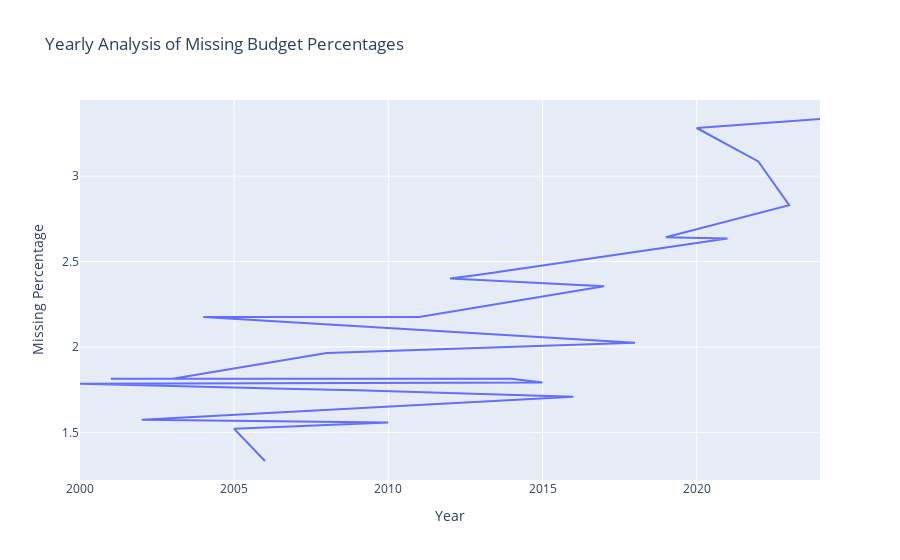

Notebook cell for this chart:
### Code cell
plt.figure(figsize = (5, 5))
budget_missing_df = (missing_budget_df.groupby("Year").size() / df.shape[0] * 100).sort_values(ascending = False).reset_index(name = 'Missing Percentage')
fig = px.line(
    budget_missing_df,
    x = 'Year',
    y = 'Missing Percentage',
    title = 'Yearly Analysis of Missing Budget Percentages'
)
fig.show()

### Figure 1 — Plotly figure (JSON) as saved in the notebook; plotly's stock layout.template omitted (floating-point values rounded to 4 significant figures)
{"data": [{"hovertemplate": "Year=%{x}<br>Missing Percentage=%{y}<extra></extra>", "legendgroup": "", "line": {"color": "#636efa", "dash": "solid"}, "marker": {"symbol": "circle"}, "mode": "lines", "name": "", "orientation": "v", "showlegend": false, "type": "scatter", "x": [2024, 2020, 2022, 2023, 2019, 2021, 2013, 2012, 2017, 2011, 2004, 2018, 2008, 2003, 2001, 2014, 2015, 2000, 2007, 2009, 2016, 2002, 2010, 2005, 2006], "xaxis": "x", "y": [3.334, 3.282, 3.086, 2.83, 2.642, 2.634, 2.424, 2.401, 2.356, 2.175, 2.175, 2.025, 1.964, 1.814, 1.814, 1.814, 1.791, 1.784, 1.754, 1.746, 1.709, 1.573, 1.558, 1.52, 1.332], "yaxis": "y"}], "layout": {"autosize": true, "legend": {"tracegroupgap": 0}, "title": {"text": "Yearly Analysis of Missing Budget Percentages"}, "xaxis": {"anchor": "y", "autorange": true, "domain": [0, 1], "range": [2000, 2024], "title": {"text": "Year"}, "type": "linear"}, "yaxis": {"anchor": "x", "autorange": true, "domain": [0, 1], "range": [1.221, 3.446], "title": {"text": "Missing Percentage"}, "type": "linear"}}}
